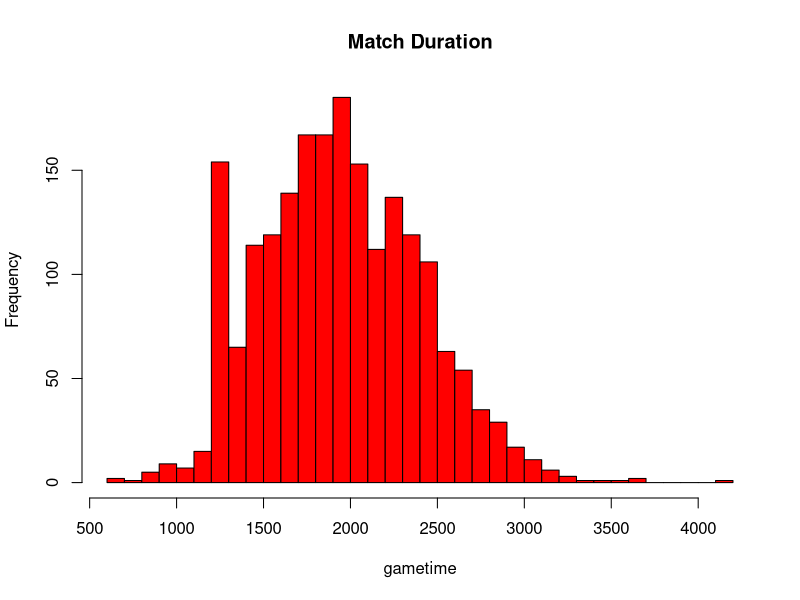
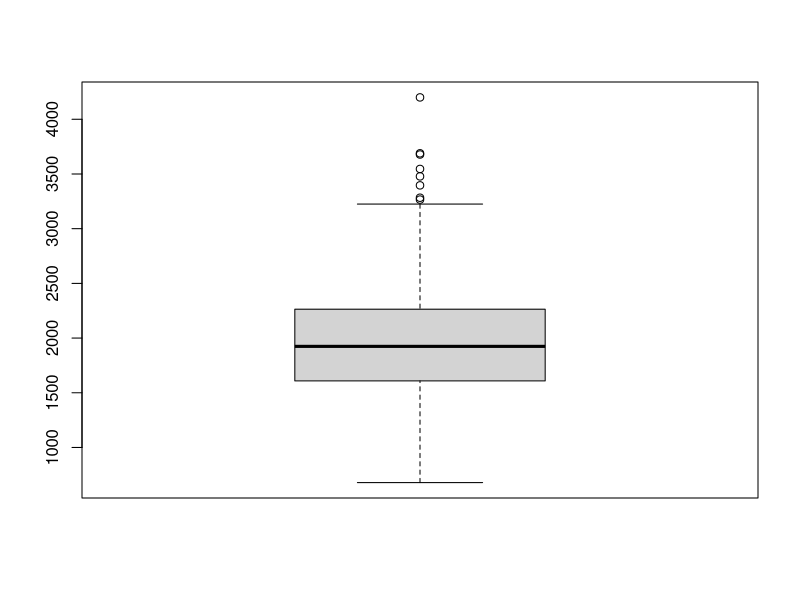
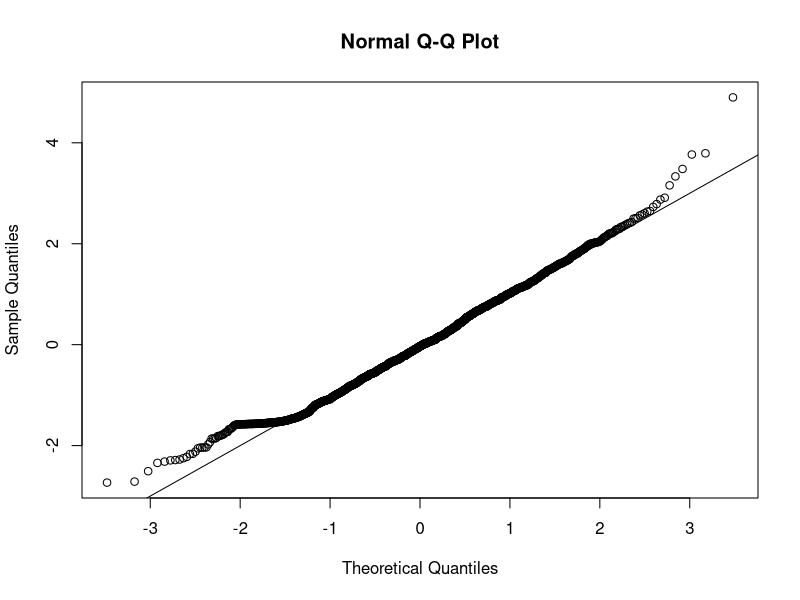

These figures' R source, in order:
league <- read.table("records.txt", header=TRUE)
gametime <- league$time

# mean
mean(gametime)
# standard deviation
sd(gametime)
# median
median(gametime)
# IQR
quantile(gametime, probs=0.75, type=6) - quantile(gametime, probs=0.25, type=6) 
IQR(gametime, type=6)


# Graphical display

# Histogram
hist(gametime, breaks=sqrt(length(gametime)),
     col="red", main="Match Duration")

# Box plot
boxplot(gametime)

# Normal plot

qqnorm(scale(gametime))
abline(0,1)
